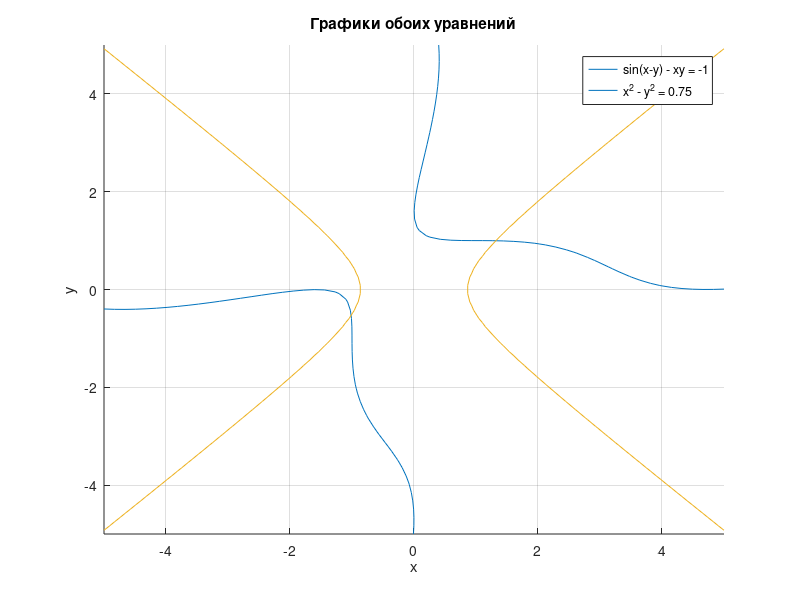

Here is the MATLAB script that generated this plot: (Note: this script raises an error after producing the figure.)
clc
figure;
hold on;
ezplot('sin(x-y) - x*y + 1', [-5 5 -5 5]);
ezplot('x^2 - y^2 - 0.75', [-5 5 -5 5]);
title('Графики обоих уравнений');
xlabel('x'); ylabel('y');
legend('sin(x-y) - xy = -1', 'x^2 - y^2 = 0.75');
grid on;
hold off;

fsolve(@functions, [1 1])
fsolve(@functions, [-1 -1])
